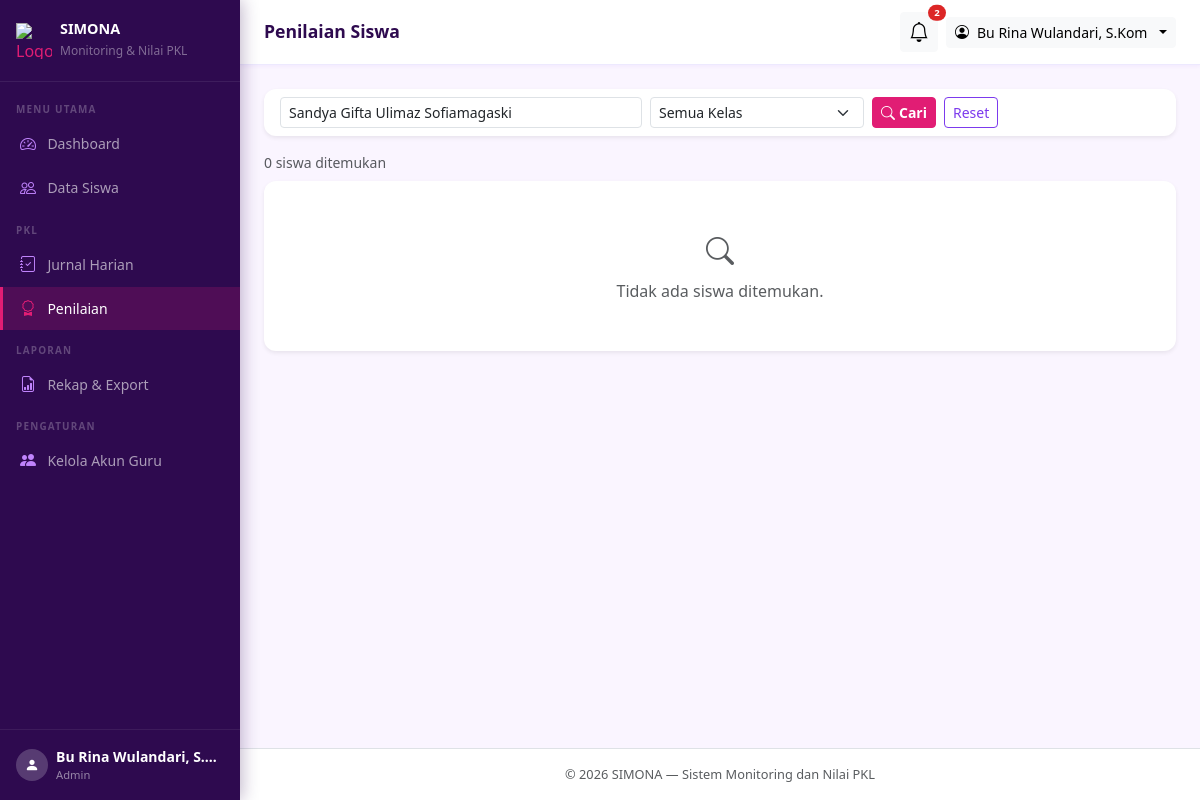
Page /admin/nilai/index.php?cari=Sandya Gifta Ulimaz Sofiamagaski (signed in) on the earlier database version.
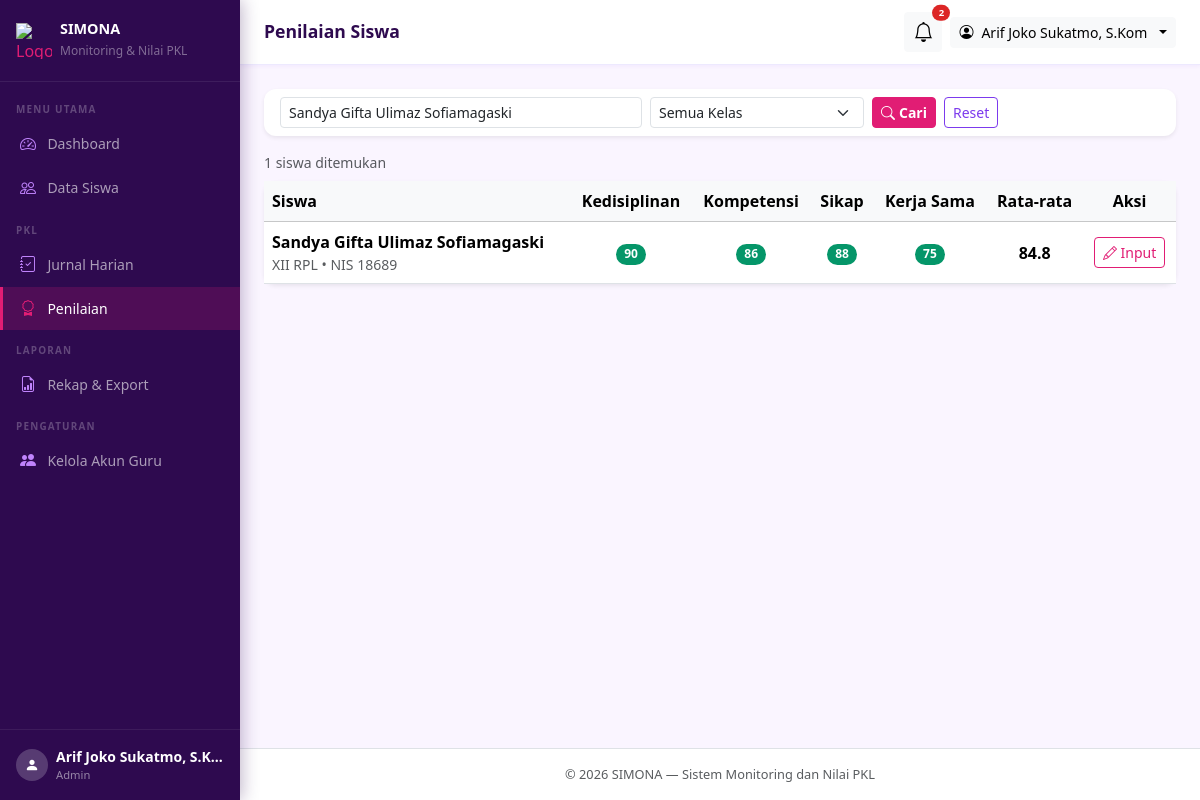
Same page on the later database version.
### tables this page shows
CREATE TABLE `siswa` (
  `id` int(10) unsigned NOT NULL AUTO_INCREMENT,
  `user_id` int(10) unsigned NOT NULL COMMENT 'Relasi ke users.id (akun siswa)',
  `nis` varchar(20) NOT NULL COMMENT 'Nomor Induk Siswa',
  `kelas` varchar(20) NOT NULL COMMENT 'Contoh: XII RPL 1',
  `tempat_pkl` varchar(150) NOT NULL COMMENT 'Nama perusahaan/instansi',
  `alamat_pkl` varchar(255) DEFAULT NULL COMMENT 'Alamat tempat PKL, boleh kosong',
  `nama_pembimbing_industri` varchar(100) NOT NULL COMMENT 'Mentor di tempat PKL, hanya data',
  `no_hp_pembimbing_industri` varchar(20) DEFAULT NULL COMMENT 'Boleh kosong',
  `guru_pembimbing_id` int(10) unsigned NOT NULL COMMENT 'Relasi ke users.id (guru/admin)',
  `tgl_mulai` date NOT NULL,
  `tgl_selesai` date NOT NULL COMMENT 'Tidak boleh sebelum tgl_mulai',
  PRIMARY KEY (`id`),
  UNIQUE KEY `uq_nis` (`nis`),
  UNIQUE KEY `uq_user_id` (`user_id`),
  KEY `idx_guru_pembimbing` (`guru_pembimbing_id`),
  KEY `idx_kelas` (`kelas`),
  CONSTRAINT `fk_siswa_guru` FOREIGN KEY (`guru_pembimbing_id`) REFERENCES `users` (`id`),
  CONSTRAINT `fk_siswa_user` FOREIGN KEY (`user_id`) REFERENCES `users` (`id`) ON DELETE CASCADE
);

CREATE TABLE `users` (
  `id` int(10) unsigned NOT NULL AUTO_INCREMENT,
  `nama` varchar(100) NOT NULL,
  `username` varchar(50) NOT NULL,
  `password` varchar(255) NOT NULL COMMENT 'Hasil password_hash(), bukan teks asli',
  `role` enum('admin','siswa') NOT NULL DEFAULT 'siswa',
  `created_at` timestamp NOT NULL DEFAULT current_timestamp(),
  PRIMARY KEY (`id`),
  UNIQUE KEY `uq_username` (`username`)
);

### includes/auth.php (called while the page is built, shortened)
<?php
function current_user(): array
{
    return [
        'user_id'  => $_SESSION['user_id']  ?? null,
        'nama'     => $_SESSION['nama']     ?? '',
        'username' => $_SESSION['username'] ?? '',
        'role'     => $_SESSION['role']     ?? '',
        'siswa_id' => $_SESSION['siswa_id'] ?? null,
    ];
}
function current_role(): string
{
    return $_SESSION['role'] ?? '';
}

### includes/functions.php (called while the page is built, shortened)
<?php
function e(string $string): string
{
    return htmlspecialchars($string, ENT_QUOTES, 'UTF-8');
}

### admin/nilai/index.php (the view, shortened to what the changed rows need)
<?php
require_once __DIR__ . '/../../includes/auth.php';
require_once __DIR__ . '/../../includes/functions.php';
$db = get_db();
$aspek_list = ['Kedisiplinan', 'Kompetensi', 'Sikap', 'Kerja Sama'];
$cari  = trim($_GET['cari'] ?? '');
$page  = max(1, (int)($_GET['page'] ?? 1));
$per_page = 10;
$offset   = ($page - 1) * $per_page;
$where  = 'WHERE 1=1';
$params = [];
if ($cari !== '') {
    $where   .= ' AND (u.nama LIKE ? OR s.nis LIKE ?)';
    $params[] = "%$cari%";
    $params[] = "%$cari%";
}
$cnt_stmt = $db->prepare("SELECT COUNT(*) FROM siswa s JOIN users u ON s.user_id=u.id $where");
$cnt_stmt->execute($params);
$total = (int)$cnt_stmt->fetchColumn();
$stmt = $db->prepare("
    SELECT s.id, s.nis, s.kelas, s.tempat_pkl, u.nama AS nama_siswa
    FROM siswa s
    JOIN users u ON s.user_id = u.id
    $where
    ORDER BY s.kelas, u.nama
    LIMIT $per_page OFFSET $offset
");
$stmt->execute($params);
$siswa_list = $stmt->fetchAll();
$siswa_ids = array_column($siswa_list, 'id');
$nilai_map = [];
if (!empty($siswa_ids)) {
    $in = implode(',', array_fill(0, count($siswa_ids), '?'));
    $n_stmt = $db->prepare("SELECT siswa_id, aspek_penilaian, nilai FROM nilai WHERE siswa_id IN ($in)");
    $n_stmt->execute($siswa_ids);
    foreach ($n_stmt->fetchAll() as $n) {
        $nilai_map[$n['siswa_id']][$n['aspek_penilaian']] = $n['nilai'];
    }
}
require_once __DIR__ . '/../../includes/header.php';
?>
<div class="card border-0 shadow-sm mb-3">
  <div class="card-body py-2">
  </div>
</div>
<p class="text-muted small mb-2"><?= $total ?> siswa ditemukan</p>
<div class="card border-0 shadow-sm">
  <div class="card-body p-0">
    <?php if (empty($siswa_list)): ?>
      <div class="text-center py-5 text-muted">
        <i class="bi bi-search fs-3 d-block mb-2"></i>Tidak ada siswa ditemukan.
      </div>
    <?php else: ?>
      <div class="table-responsive">
        <table class="table table-hover align-middle mb-0">
          <thead class="table-light">
            <tr>
              <th>Siswa</th>
              <?php foreach ($aspek_list as $a): ?>
                <th class="text-center"><?= e($a) ?></th>
              <?php endforeach; ?>
              <th class="text-center">Rata-rata</th>
              <th class="text-center">Aksi</th>
            </tr>
          </thead>
          <tbody>
            <?php foreach ($siswa_list as $s): ?>
            <?php
              $nilai_siswa = $nilai_map[$s['id']] ?? [];
              $semua = array_values($nilai_siswa);
              $rata  = empty($semua) ? null : round(array_sum($semua)/count($semua), 1);
            ?>
            <tr>
              <td>
                <div class="fw-semibold"><?= e($s['nama_siswa']) ?></div>
                <div class="text-muted small"><?= e($s['kelas']) ?> &bull; NIS <?= e($s['nis']) ?></div>
              </td>
              <?php foreach ($aspek_list as $a): ?>
                <td class="text-center">
                  <?php if (isset($nilai_siswa[$a])): ?>
                    <span class="badge <?= $nilai_siswa[$a] >= 75 ? 'bg-success' : 'bg-danger' ?> rounded-pill">
                      <?= $nilai_siswa[$a] ?>
                    </span>
                  <?php else: ?>
                    <span class="text-muted">—</span>
                  <?php endif; ?>
                </td>
              <?php endforeach; ?>
              <td class="text-center fw-bold">
                <?= $rata !== null ? $rata : '<span class="text-muted">—</span>' ?>
              </td>
              <td class="text-center">
                <a href="<?= APP_URL ?>/admin/nilai/form.php?siswa_id=<?= $s['id'] ?>"
                   class="btn btn-sm btn-outline-primary">
                  <i class="bi bi-pencil"></i> Input
                </a>
              </td>
            </tr>
            <?php endforeach; ?>
          </tbody>
        </table>
      </div>
    <?php endif; ?>
  </div>
</div>
<?php require_once __DIR__ . '/../../includes/footer.php'; ?>

### includes/header.php (shortened to what the changed rows need)
<?php
require_once __DIR__ . '/../includes/functions.php';
require_once __DIR__ . '/../includes/auth.php';
$user       = current_user();
$role       = current_role();
?>
<!DOCTYPE html>
<html lang="id">
<head>
  <link href="https://cdn.jsdelivr.net/npm/bootstrap@5.3.3/dist/css/bootstrap.min.css" rel="stylesheet">
  <link href="https://cdn.jsdelivr.net/npm/bootstrap-icons@1.11.3/font/bootstrap-icons.min.css" rel="stylesheet">
</head>
<body>
<nav class="sidebar" id="sidebar">
  <div class="sidebar-footer">
    <div class="d-flex align-items-center gap-2">
      <div style="min-width:0">
        <div class="text-white small fw-semibold text-truncate"><?= e($user['nama']) ?></div>
        <div style="color:rgba(255,255,255,0.5);font-size:0.7rem"><?= $role === 'admin' ? 'Admin' : 'Siswa' ?></div>
      </div>
    </div>
  </div>
</nav>
<div class="main-wrapper">
  <div class="topbar">
    <div class="d-flex align-items-center gap-2">
      <div class="dropdown">
        <button class="btn btn-sm btn-light dropdown-toggle d-flex align-items-center gap-2" data-bs-toggle="dropdown">
          <i class="bi bi-person-circle"></i>
          <span class="d-none d-sm-inline"><?= e($user['nama']) ?></span>
        </button>
      </div>
    </div>
  </div>
  <div class="content-area">

Differences in the rows shown:
now on this page (row edited): siswa: user.nama "Sandya Gifta Ulimaz Sofiamagaski", kelas "XII RPL", nis "18689", id "90", id "86", id "88", id "75", id "84.8"
Other differences:
$user['nama']: "Bu Rina Wulandari, S.…" → "Arif Joko Sukatmo, S.K…"
$user['nama']: "Bu Rina Wulandari, S.Kom" → "Arif Joko Sukatmo, S.Kom"
$total: "0" → "1"
text no longer shown: "Tidak ada siswa ditemukan."
text now shown: "Siswa Rata-rata Aksi"
new list line: "Kedisiplinan"
new list line: "Kompetensi"
new list line: "Sikap"
new list line: "Kerja Sama"
